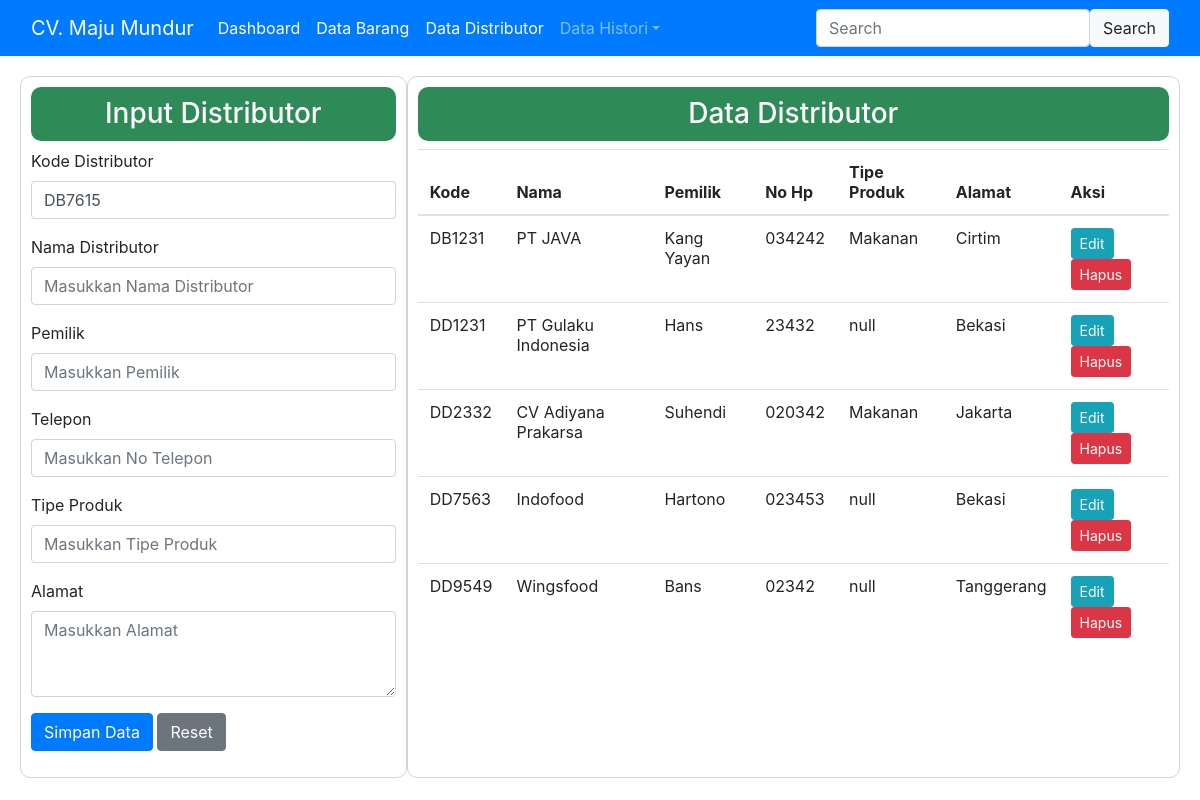
Page /views/data_distributor.php on the committed database.
### tables this page shows
CREATE TABLE `tbl_distributor` (
  `kd_distributor` varchar(15) NOT NULL,
  `nm_distributor` varchar(40) NOT NULL,
  `alamat` text NOT NULL,
  `nohp` varchar(15) NOT NULL,
  `pemilik` varchar(30) NOT NULL,
  `tipe_produk` varchar(40) NOT NULL
);

### model/database.php (called while the page is built, shortened)
<?php
class database
{
    var $host = "localhost";
    var $user = "root";
    var $pass = "root";
    var $db   = "toko";
    var $koneksi = "";
    function __construct()
    {
        $this->koneksi = mysqli_connect($this->host, $this->user, $this->pass, $this->db);
    }
    function data_distributor()
    {
        $data_distributor = mysqli_query($this->koneksi, "SELECT * FROM tbl_distributor");
        while ($row = mysqli_fetch_array($data_distributor)) {
            $hasil[] = $row;
        }
        return $hasil;
    }
};

### views/data_distributor.php (the view, shortened to what this page needs)
<?php
class dashboard
{
    function __construct()
    {
        include "menu.php";
    }
}
include('../model/database.php');
$db = new database();
$data_distributor = $db->data_distributor();
?>
<!doctype html>
<html lang="en">
<head>
    <link rel="stylesheet" href="../css/bootstrap.min.css">
</head>
<body>
    <div class="row" style="margin: 20px;">
        <?php include('form_distributor.php'); ?>
        <div class="col-8" style="border: 1px solid lightgray; border-radius: 10px; padding: 10px;">
            <h3 style="text-align: center; background-color: seagreen; border-radius: 10px; color: white; padding: 10px;">Data Distributor</h3>
            <table class="table">
                <thead>
                    <tr>
                        <th scope="col">Kode</th>
                        <th scope="col">Nama</th>
                        <th scope="col">Pemilik</th>
                        <th scope="col">No Hp</th>
                        <th scope="col">Tipe Produk</th>
                        <th scope="col">Alamat</th>
                        <th scope="col">Aksi</th>
                    </tr>
                </thead>
                <tbody>
                    <?php foreach ($data_distributor as $r) { ?>
                        <tr>
                            <td><?= $r['kd_distributor']; ?></td>
                            <td><?= $r['nm_distributor']; ?></td>
                            <td><?= $r['pemilik']; ?></td>
                            <td><?= $r['nohp']; ?></td>
                            <td><?= $r['tipe_produk']; ?></td>
                            <td><?= $r['alamat']; ?></td>
                            <td>
                                <a name="" id="" class="btn btn-sm btn-info" href="data_distributor.php?edit=update&&id=<?= $r['kd_distributor']; ?>" role="button">Edit</a>
                                <a name="" id="" class="btn btn-sm btn-danger" href="../process/proces_distributor.php?aksi=delete&&id=<?= $r['kd_distributor']; ?>" onclick="return confirm('Yakin ingin menghapus <?= $row['nm_distributor']; ?> ?')" role="button">Hapus</a>
                            </td>
                        </tr>
                    <?php }; ?>
                </tbody>
            </table>
        </div>
    </div>
</body>
</html>

### rows in the picture
tbl_distributor: kd_distributor "DB1231", nm_distributor "PT JAVA", pemilik "Kang Yayan", nohp "034242", tipe_produk "Makanan", alamat "Cirtim"
tbl_distributor: kd_distributor "DD1231", nm_distributor "PT Gulaku Indonesia", pemilik "Hans", nohp "23432", tipe_produk "null", alamat "Bekasi"
tbl_distributor: kd_distributor "DD2332", nm_distributor "CV Adiyana Prakarsa", pemilik "Suhendi", nohp "020342", tipe_produk "Makanan", alamat "Jakarta"
tbl_distributor: kd_distributor "DD7563", nm_distributor "Indofood", pemilik "Hartono", nohp "023453", tipe_produk "null", alamat "Bekasi"
tbl_distributor: kd_distributor "DD9549", nm_distributor "Wingsfood", pemilik "Bans", nohp "02342", tipe_produk "null", alamat "Tanggerang"
